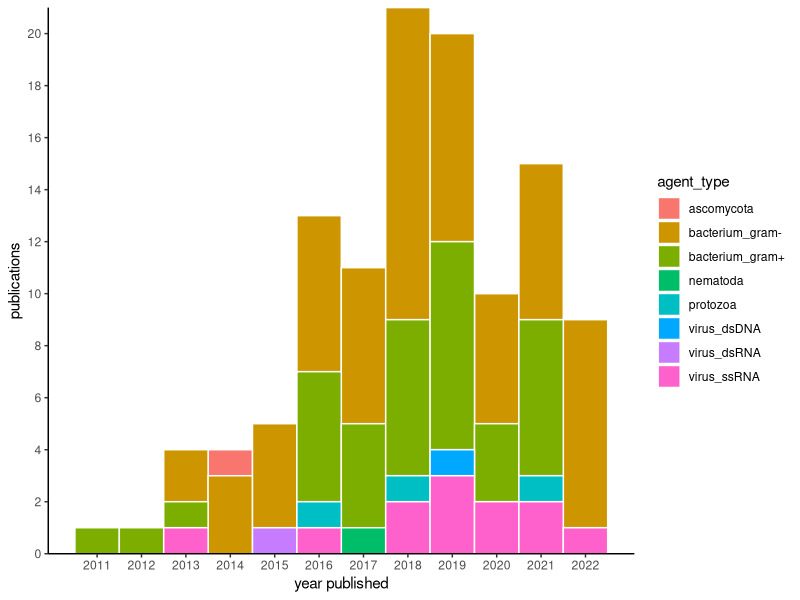
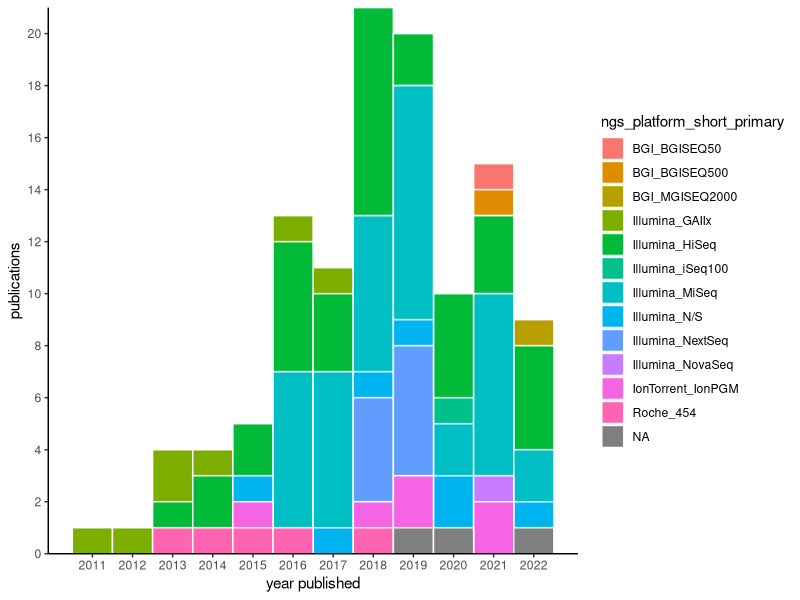
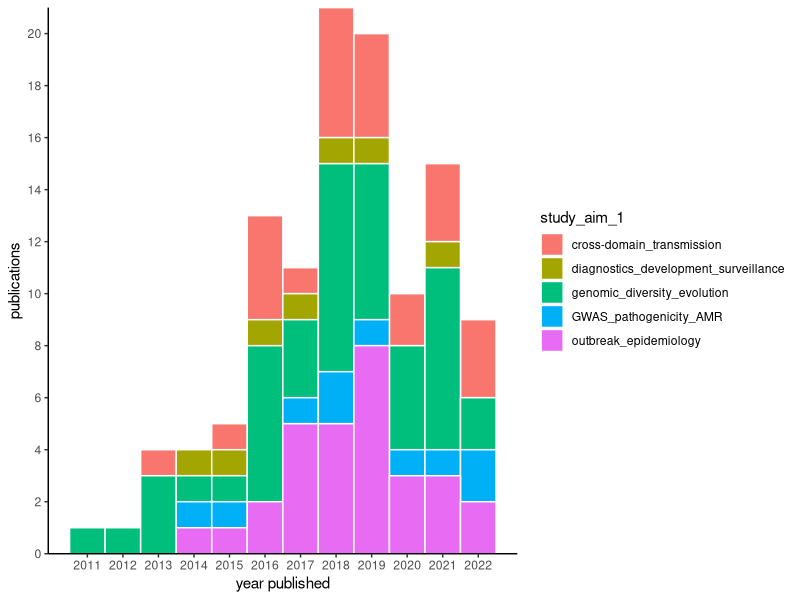
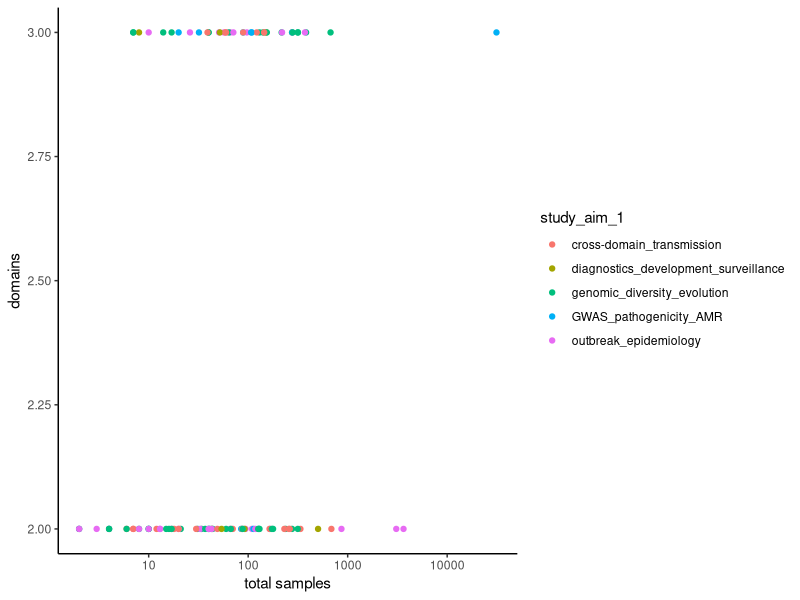
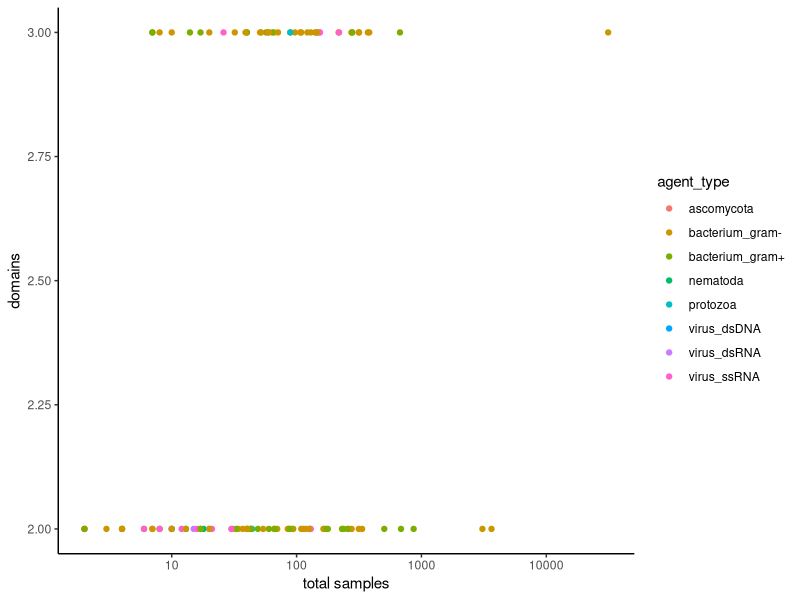

These figures' R source, in order: (Note: this script raises an error after producing the figures.)
# code to explore and visualize dataset

# libraries
library(ggplot2)
library(ggalluvial)
library(dplyr)

# importing and correctly formatting data
db4 <- read.csv("data/NGSscoping_dbv4.csv", header = TRUE)
names(db4)<-tolower(names(db4))
db4$biotic.env_sample_size
colnames(db4)[22] <- 'biotic_env_sample_size'

#'env_domain' looks like a sample size.... 

str(db4) # lots of columns coming up as characters
col.chr.ids = c('hum_sample_size','livestock_sample_size', 'pet_sample_size','poultry_sample_size',
                'wildlife_sample_size','arachnida_sample_size', 'insecta_sample_size', 'env_domain',
                'biotic_env_sample_size','abiotic_sample_size')
db4[col.chr.ids] <- sapply(db4[col.chr.ids],as.numeric)
str(db4)

#sample_cols = grep('sample_size',names(db4)) # identifying sample size columns - WRONG double counting
db4$total_samples = rowSums(db4[,c('hum_sample_size','ani_sample_size', 'env_domain')], na.rm=TRUE)
db4$env_bin = ifelse(db4$env_domain>0,1,0)
db4$ani_bin = ifelse(db4$ani_sample_size>0,1,0)
db4$human_bin = ifelse(db4$hum_sample_size>0,1,0)
db4$total_domains = rowSums(db4[,c('env_bin','ani_bin','human_bin')], na.rm=T)

# some are 0?!? and some are 1?
# annotation in excel clarified there were 276 samples from human and environment but split not given
db4$total_domains[19]<-2
db4$total_samples[19]<-276
db4$env_bin[19] = 1
db4$human_bin[19] = 1



# by publication year
sort(unique(db4$publication_year))
library(ggplot2)
ggplot(db4, aes(x=publication_year, fill=agent_type)) +
  geom_histogram(col = 'white', position="stack", bins = 12)+
  theme(legend.position="top")+
  theme_classic()+
  labs(x="year published", y = "publications")+
  scale_y_continuous(expand = c(0, 0), breaks=seq(0,23,2))+
  scale_x_continuous(breaks=seq(2011,2022,1))

ggplot(db4, aes(x=publication_year, fill=ngs_platform_short_primary)) +
  geom_histogram(col = 'white', position="stack", bins = 12)+
  theme(legend.position="top")+
  theme_classic()+
  labs(x="year published", y = "publications")+
  scale_y_continuous(expand = c(0, 0), breaks=seq(0,23,2))+
  scale_x_continuous(breaks=seq(2011,2022,1))

ggplot(db4, aes(x=publication_year, fill=study_aim_1)) +
  geom_histogram(col = 'white', position="stack", bins = 12)+
  theme(legend.position="top")+
  theme_classic()+
  labs(x="year published", y = "publications")+
  scale_y_continuous(expand = c(0, 0), breaks=seq(0,23,2))+
  scale_x_continuous(breaks=seq(2011,2022,1))

# by sample size year
names(db4)
ggplot(db4, aes(x=total_samples, y = total_domains, col=study_aim_1)) +
  geom_point()+
  theme(legend.position="top")+
  theme_classic()+
  labs(x="total samples", y = "domains")+
  scale_x_continuous(trans='log10')

ggplot(db4, aes(x=total_samples, y = total_domains, col=agent_type)) +
  geom_point()+
  theme(legend.position="top")+
  theme_classic()+
  labs(x="total samples", y = "domains")+
  scale_x_continuous(trans='log10')

# https://cran.r-project.org/web/packages/ggalluvial/vignettes/ggalluvial.html
head(db)
db4_allu = is_alluvia_form(as.data.frame(db4), axes = 1:3, silent = TRUE)
ggplot(data = db4,
       aes(x = publication_year, y = total_samples, alluvium = study_aim_1)) +
  geom_alluvium(aes(fill = study_aim_1, colour = study_aim_1),
                alpha = .75, decreasing = FALSE) 
  scale_x_continuous(breaks = seq(2003, 2013, 2)) +
  theme_bw() +
  theme(axis.text.x = element_text(angle = -30, hjust = 0)) +
  scale_fill_brewer(type = "qual", palette = "Set3") +
  scale_color_brewer(type = "qual", palette = "Set3") +
  facet_wrap(~ region, scales = "fixed") +
  ggtitle("refugee volume by country and region of origin")
  

db4$ngs_platform_short_primary




db4_summary = as.data.frame(db4 %>% group_by(ngs_platform_short_primary, publication_year) %>%
                                summarise(papers = n()))

ggplot(db4_summary, aes(x = publication_year, y =ngs_platform_short_primary )) +
  geom_point(aes(size = papers))+ # aes(dotsize = papers),
  scale_x_continuous(breaks=seq(2011,2022,1))+
  theme_classic()+
  scale_color_continuous(breaks = c(min(data$y),
                                    mean(data$y),
                                    max(data$y)),
                         labels = c("Min",
                                    "Mean",
                                    "Max"))
